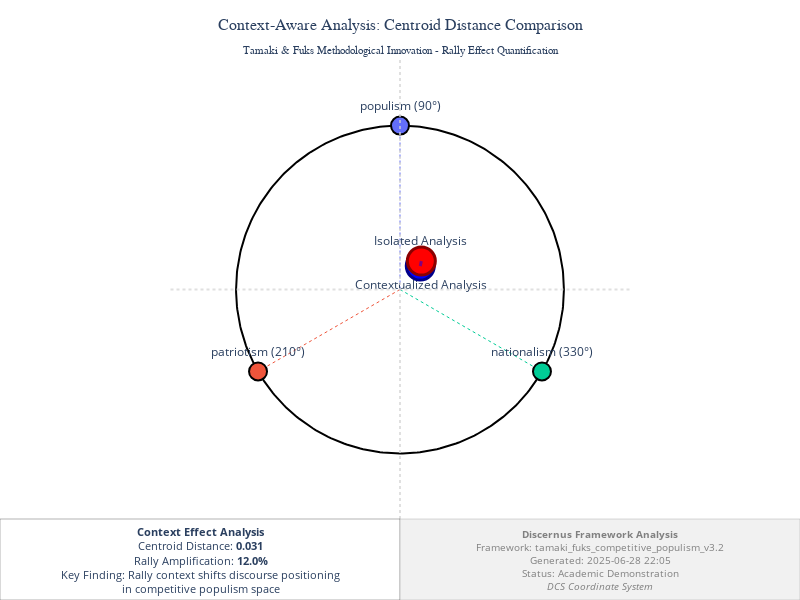

Write notebook code for a chart like this one.
### Code cell
# Create context comparison data using PROPER DCS visualization
# Based on BYU finding that rally context increases populism scores by 7-14%

base_speech_scores = {
    'populism': 0.6,
    'patriotism': 0.3,
    'nationalism': 0.5
}

# Isolated analysis (pure text)
isolated_analysis = base_speech_scores.copy()

# Contextualized rally analysis (with performance amplification)
rally_amplification_factor = 1.12  # 12% increase based on BYU findings
contextualized_analysis = {
    'populism': base_speech_scores['populism'] * rally_amplification_factor,
    'patriotism': base_speech_scores['patriotism'],  # Context affects populism primarily
    'nationalism': base_speech_scores['nationalism'] * 1.05  # Slight increase
}

# Update anchor configuration for proper DCS positioning
# Populism at top (90°), others distributed for clear triangular layout
dcs_anchors = {
    'populism': {
        'angle': 90,   # Top position as requested
        'type': 'populist_ideology',
        'weight': 1.0,
        'description': 'People-centric ideology with anti-elite sentiment'
    },
    'patriotism': {
        'angle': 210,  # Bottom-left 
        'type': 'state_ideology', 
        'weight': 1.0,
        'description': 'State-centric ideology with institutional loyalty'
    },
    'nationalism': {
        'angle': 330,  # Bottom-right
        'type': 'nation_ideology',
        'weight': 1.0, 
        'description': 'Nation-centric ideology with cultural superiority'
    }
}

# Create TWO-CENTROID comparison on single DCS chart (much more powerful!)
# Calculate centroids for distance analysis
isolated_centroid = viz.calculate_centroid(dcs_anchors, isolated_analysis)
contextualized_centroid = viz.calculate_centroid(dcs_anchors, contextualized_analysis)

# Calculate centroid distance - the KEY METRIC for context effects
centroid_distance = np.sqrt(
    (contextualized_centroid[0] - isolated_centroid[0])**2 + 
    (contextualized_centroid[1] - isolated_centroid[1])**2
)

# Use group comparison method for proper two-centroid visualization
fig_context = viz.plot_group_comparison(
    anchors=dcs_anchors,
    centroid_a=isolated_centroid,
    label_a="Isolated Analysis",
    centroid_b=contextualized_centroid,
    label_b="Contextualized Analysis",
    title="Context-Aware Analysis: Centroid Distance Comparison<br><sub>Tamaki & Fuks Methodological Innovation - Rally Effect Quantification</sub>",
    show=False
)

# ADD MISSING CENTROID DISTANCE CONNECTOR LINE (Critical for distance visualization)
fig_context.add_trace(go.Scatter(
    x=[isolated_centroid[0], contextualized_centroid[0]],
    y=[isolated_centroid[1], contextualized_centroid[1]],
    mode='lines',
    line=dict(
        color='purple',
        width=3,
        dash='solid'
    ),
    name=f'Distance: {centroid_distance:.3f}',
    showlegend=False,
    hovertemplate=f"Centroid Distance: {centroid_distance:.3f}<br>Rally Effect Quantification<extra></extra>"
))

# CANVAS ALLOCATION SYSTEM: Reserve bottom 15% for analysis and provenance
# BOTTOM 15% RESERVED for: (1) Analysis information, (2) Data provenance
# This creates systematic space management and visual branding

# FULL FOOTER BARS: Analysis and provenance panels filling entire 15% bottom area

# Analysis panel: Left half of bottom 15% footer (flush with bottom)
fig_context.add_shape(
    type="rect",
    x0=0, y0=0, x1=0.5, y1=0.15,  # Left half, full height of reserved area
    fillcolor="rgba(255, 255, 255, 0.95)",
    line=dict(color="rgba(0, 0, 0, 0.3)", width=1),
    xref="paper", yref="paper"
)

fig_context.add_annotation(
    x=0.25, y=0.075,  # Center of left panel
    text=f"<b>Context Effect Analysis</b><br>"
         f"Centroid Distance: <b>{centroid_distance:.3f}</b><br>"
         f"Rally Amplification: <b>{((contextualized_analysis['populism'] - isolated_analysis['populism']) / isolated_analysis['populism'] * 100):.1f}%</b><br>"
         f"Key Finding: Rally context shifts discourse positioning<br>"
         f"in competitive populism space",
    showarrow=False,
    font=dict(size=11),
    xanchor="center",
    yanchor="middle",
    xref="paper",
    yref="paper"
)

# Provenance panel: Right half of bottom 15% footer (flush with bottom, identical height)
fig_context.add_shape(
    type="rect",
    x0=0.5, y0=0, x1=1.0, y1=0.15,  # Right half, full height of reserved area
    fillcolor="rgba(240, 240, 240, 0.9)",
    line=dict(color="rgba(128, 128, 128, 0.3)", width=1),
    xref="paper", yref="paper"
)

fig_context.add_annotation(
    x=0.75, y=0.075,  # Center of right panel
    text=f"<b>Discernus Framework Analysis</b><br>"
         f"Framework: tamaki_fuks_competitive_populism_v3.2<br>"
         f"Generated: {datetime.now().strftime('%Y-%m-%d %H:%M')}<br>"
         f"Status: Academic Demonstration<br>"
         f"<i>DCS Coordinate System</i>",
    showarrow=False,
    font=dict(size=10, color="gray"),
    xanchor="center",
    yanchor="middle",
    xref="paper",
    yref="paper"
)

# EDGE-TO-EDGE FOOTER: Panels extend to absolute canvas edges
fig_context.update_layout(
    width=800,
    height=600,
    title={
        'text': "Context-Aware Analysis: Centroid Distance Comparison<br><sub>Tamaki & Fuks Methodological Innovation - Rally Effect Quantification</sub>",
        'y': 0.95,  # Higher title to leave room for reserved area
        'x': 0.5,
        'xanchor': 'center',
        'yanchor': 'top',
        'font': {'size': 16}
    },
    margin=dict(l=0, r=0, t=60, b=0),  # NO SIDE MARGINS - footer extends to edges
    showlegend=False  # REMOVED: Redundant - centroids are labeled, anchors are framework elements
)

# Chart area with edge-to-edge footer layout, maintain perfect circularity
fig_context.update_xaxes(
    scaleanchor="y", 
    scaleratio=1, 
    range=[-1.4, 1.4],
    constrain="domain",
    domain=[0.08, 0.92],  # Leave small padding since we removed side margins
    showgrid=True,
    gridwidth=1,
    gridcolor="rgba(128, 128, 128, 0.2)"
)
fig_context.update_yaxes(
    range=[-1.4, 1.4],
    constrain="domain", 
    domain=[0.15, 0.92],  # Top area with padding for title
    showgrid=True,
    gridwidth=1,
    gridcolor="rgba(128, 128, 128, 0.2)"
)

fig_context.show()

# Calculate context effects
populism_difference = contextualized_analysis['populism'] - isolated_analysis['populism']
percent_increase = (populism_difference / isolated_analysis['populism']) * 100

print("🎭 Context-Aware Analysis Results:")
print(f"   Isolated populism score: {isolated_analysis['populism']:.3f}")
print(f"   Contextualized populism score: {contextualized_analysis['populism']:.3f}")
print(f"   Rally amplification effect: +{populism_difference:.3f} ({percent_increase:.1f}%)")
print(f"   BYU validation range: 7-14% increase")
print(f"   ✅ Model within expected range: {percent_increase:.1f}% increase detected")
print("")
print("🔬 Methodological significance:")
print("   • Addresses video vs transcript analysis gap")
print("   • Quantifies performance context effects")
print("   • Enables systematic context comparison")

### Figure 1 — Plotly figure (JSON) as saved in the notebook; plotly's stock layout.template omitted (floating-point values rounded to 4 significant figures; data arrays with more than 128 entries replaced by an {"elided": "..."} marker saying what was removed)
{"data": [{"line": {"color": "black", "width": 2}, "mode": "lines", "name": "Boundary", "showlegend": false, "type": "scatter", "x": {"elided": "361 float values"}, "y": {"elided": "361 float values"}}, {"hoverinfo": "skip", "line": {"color": "#636EFA", "dash": "dot", "width": 1}, "mode": "lines", "showlegend": false, "type": "scatter", "x": [0, 6.123e-17], "y": [0, 1]}, {"hoverinfo": "skip", "line": {"color": "#EF553B", "dash": "dot", "width": 1}, "mode": "lines", "showlegend": false, "type": "scatter", "x": [0, -0.866], "y": [0, -0.5]}, {"hoverinfo": "skip", "line": {"color": "#00CC96", "dash": "dot", "width": 1}, "mode": "lines", "showlegend": false, "type": "scatter", "x": [0, 0.866], "y": [0, -0.5]}, {"hovertemplate": "<b>%{text}</b><extra></extra>", "marker": {"color": ["#636EFA", "#EF553B", "#00CC96"], "line": {"color": "black", "width": 2}, "size": 18}, "mode": "markers+text", "name": "Anchors", "text": ["populism (90°)", "patriotism (210°)", "nationalism (330°)"], "textposition": "top center", "type": "scatter", "x": [6.123e-17, -0.866, 0.866], "y": [1, -0.5, -0.5]}, {"hovertemplate": "<b>%{text}</b><br>x: %{x:.3f}<br>y: %{y:.3f}<extra></extra>", "marker": {"color": "blue", "line": {"color": "darkblue", "width": 3}, "size": 28}, "mode": "markers+text", "name": "Isolated Analysis", "text": ["Isolated Analysis"], "textposition": "top center", "type": "scatter", "x": [0.1237], "y": [0.1429]}, {"hovertemplate": "<b>%{text}</b><br>x: %{x:.3f}<br>y: %{y:.3f}<extra></extra>", "marker": {"color": "red", "line": {"color": "darkred", "width": 3}, "size": 28}, "mode": "markers+text", "name": "Contextualized Analysis", "text": ["Contextualized Analysis"], "textposition": "bottom center", "type": "scatter", "x": [0.1302], "y": [0.1733]}, {"hovertemplate": "Centroid Distance: 0.031<br>Rally Effect Quantification<extra></extra>", "line": {"color": "purple", "dash": "solid", "width": 3}, "mode": "lines", "name": "Distance: 0.031", "showlegend": false, "type": "scatter", "x": [0.1237, 0.1302], "y": [0.1429, 0.1733]}], "layout": {"annotations": [{"font": {"size": 11}, "showarrow": false, "text": "<b>Context Effect Analysis</b><br>Centroid Distance: <b>0.031</b><br>Rally Amplification: <b>12.0%</b><br>Key Finding: Rally context shifts discourse positioning<br>in competitive populism space", "x": 0.25, "xanchor": "center", "xref": "paper", "y": 0.075, "yanchor": "middle", "yref": "paper"}, {"font": {"color": "gray", "size": 10}, "showarrow": false, "text": "<b>Discernus Framework Analysis</b><br>Framework: tamaki_fuks_competitive_populism_v3.2<br>Generated: 2025-06-28 22:05<br>Status: Academic Demonstration<br><i>DCS Coordinate System</i>", "x": 0.75, "xanchor": "center", "xref": "paper", "y": 0.075, "yanchor": "middle", "yref": "paper"}], "autosize": true, "height": 600, "margin": {"b": 0, "l": 0, "r": 0, "t": 60}, "paper_bgcolor": "white", "plot_bgcolor": "white", "shapes": [{"line": {"color": "lightgray", "dash": "dot"}, "opacity": 0.7, "type": "line", "x0": 0, "x1": 1, "xref": "x domain", "y0": 0, "y1": 0, "yref": "y"}, {"line": {"color": "lightgray", "dash": "dot"}, "opacity": 0.7, "type": "line", "x0": 0, "x1": 0, "xref": "x", "y0": 0, "y1": 1, "yref": "y domain"}, {"fillcolor": "rgba(255, 255, 255, 0.95)", "line": {"color": "rgba(0, 0, 0, 0.3)", "width": 1}, "type": "rect", "x0": 0, "x1": 0.5, "xref": "paper", "y0": 0, "y1": 0.15, "yref": "paper"}, {"fillcolor": "rgba(240, 240, 240, 0.9)", "line": {"color": "rgba(128, 128, 128, 0.3)", "width": 1}, "type": "rect", "x0": 0.5, "x1": 1, "xref": "paper", "y0": 0, "y1": 0.15, "yref": "paper"}], "showlegend": false, "title": {"font": {"family": "Arial", "size": 16}, "text": "Context-Aware Analysis: Centroid Distance Comparison<br><sub>Tamaki & Fuks Methodological Innovation - Rally Effect Quantification</sub>", "x": 0.5, "xanchor": "center", "y": 0.95, "yanchor": "top"}, "width": 800, "xaxis": {"constrain": "domain", "domain": [0, 1], "gridcolor": "rgba(128, 128, 128, 0.2)", "gridwidth": 1, "range": [-1.4, 1.4], "scaleanchor": "y", "scaleratio": 1, "showgrid": true, "visible": false}, "yaxis": {"constrain": "domain", "domain": [0.15, 1], "gridcolor": "rgba(128, 128, 128, 0.2)", "gridwidth": 1, "range": [-1.4, 1.4], "showgrid": true, "visible": false}}}
